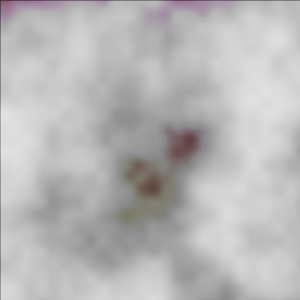
Frame 1 (no input)
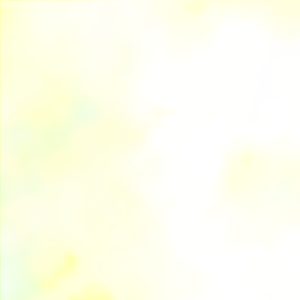
Frame 60 (the mouse pressed at the canvas centre just before this capture)
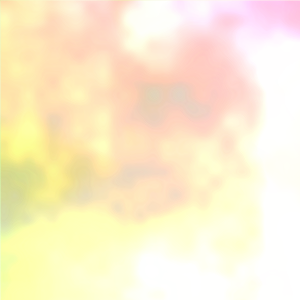
Frame 120 (the mouse held since frame 60 and released just before this capture)

The Processing sketch that drew these frames (run headless with seeded random() and noise(); from frame 60 on, the mouse is pressed at the canvas centre):

// Processing sketch: processing_46041
// ── processing_46041.pde

//author:robertlun,ncku arch 
//purpose: practice on class 
//concept: the color clouds keep changing color and shape!
//reference: from the teacher
 
void setup() {
size(300,300);
smooth();
background(0);

}


void draw (){

  float xstart = random(10);
float xnoise = xstart;
float ynoise = random(10);
for (int y = 0; y <= height; y +=1) {
ynoise += 0.01;
xnoise = xstart;
for (int x = 0; x <= width; x += 1) {
xnoise += 0.01;
 
int alph = int(noise(xnoise, ynoise) * 255);
int alph1 = int(noise(xnoise, ynoise) * 255*xnoise);
int alph2 = int(noise(xnoise, ynoise) * 200*ynoise);
int alph3 = int(noise(xnoise, ynoise) * 100*xnoise);
 
  stroke(alph1,alph2,alph3,alph);
line(x,y, x+1,y+1);
}
}
}
